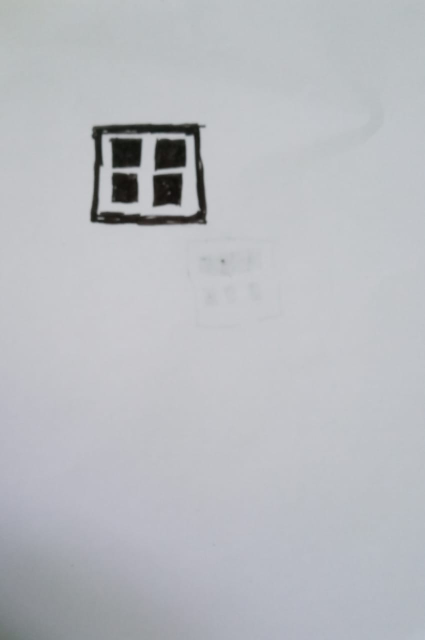
#> input picture arugumet reality/koi.jpeg, 850 x 1280 px (shown at 1/2 size)
$ python SnapchatFilter.py
#> lines starting #> are read from the running program, lines starting #| are printed output that depends on the picture
import cv2, numpy as np, glob
import os

img1 = cv2.imread('koi.jpeg')  # This is the image identified for overlaying
#> img1 is the input picture: shape (1280, 850, 3); mean B, G, R 192, 187.3, 185
win_name = 'Camera Matching'
MIN_MATCH = 10
images = glob.glob('*.JPG')  # all the jpg images in the folder could be displayed
currentImage = 0  # the first image is selected
replaceImg = cv2.imread(images[currentImage])
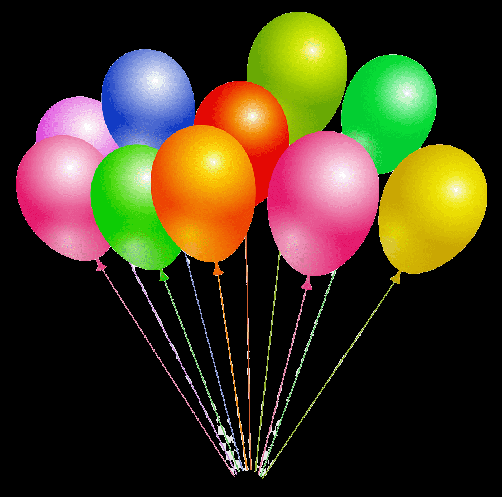
#> input picture arugumet reality/baloon.jpg, 502 x 497 px
#> replaceImg is the input picture: shape (497, 502, 3); mean B, G, R 31.2, 55.3, 64.1
rows, cols, ch = replaceImg.shape
#> rows = 497; cols = 502; ch = 3
pts1 = np.float32([[0, 0], [0, rows], [(cols), (rows)], [cols, 0]])
#> pts1 = [[0, 0], [0, 497], [502, 497], [502, 0]]
zoomLevel = 0  # when zoomLevel is positive it zooms in, when its negative it zooms out
processing = True  # boolean variable using for disabling the image processing
maskThreshold = 10
# Detector used runs ORB (Oriented FAST and Rotated BRIEF)
detector = cv2.ORB_create(1000)
# Flann for approximating the nearest neighbour
FLANN_INDEX_LSH = 6
index_params = dict(algorithm=FLANN_INDEX_LSH,
                    table_number=6,
                    key_size=12,
                    multi_probe_level=1)
search_params = dict(checks=32)
matcher = cv2.FlannBasedMatcher(index_params, search_params)

# Start of video capture and setting the frame size
cap = cv2.VideoCapture(0)
cap.set(cv2.CAP_PROP_FRAME_WIDTH, 1920)
cap.set(cv2.CAP_PROP_FRAME_HEIGHT, 1080)

while cap.isOpened():
    ret, frame = cap.read()
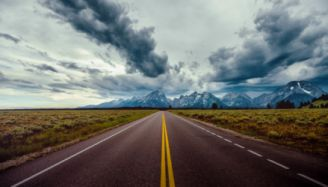
#> input picture arugumet reality/moon.jpg, 328 x 187 px, given in place of the camera
#> frame is the input picture: shape (187, 328, 3); mean B, G, R 110, 112.8, 110.7
    if img1 is None:
        res = frame
    else:
        img2 = frame
        gray1 = cv2.cvtColor(img1, cv2.COLOR_BGR2GRAY)
        gray2 = cv2.cvtColor(img2, cv2.COLOR_BGR2GRAY)
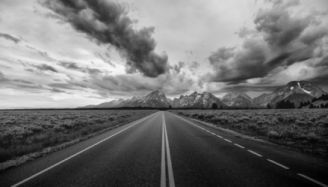
#> gray2: shape (187, 328); min 0, max 249, mean 111.8
        kp1, desc1 = detector.detectAndCompute(gray1, None)
#> kp1 = 421 keypoints; strongest (x, y, size): (351, 405, 111.1), (362, 279, 111.1), (312, 333, 111.1), (185, 439, 92.6)
        kp2, desc2 = detector.detectAndCompute(gray2, None)
#> kp2 = 711 keypoints; strongest (x, y, size): (291, 88, 31), (295, 84, 31), (295, 82, 31), (198, 96, 31)
        matches = matcher.knnMatch(desc1, desc2, 2)
#> matches = 421 matches
        ratio = 0.75
        good_matches = [m[0] for m in matches \
                        if len(m) == 2 and m[0].distance < m[1].distance * ratio]
#> good_matches = 4 matches
        matchesMask = np.zeros(len(good_matches)).tolist()
#> matchesMask = [0, 0, 0, 0]
        if len(good_matches) > MIN_MATCH:
            src_pts = np.float32([kp1[m.queryIdx].pt for m in good_matches])
            dst_pts = np.float32([kp2[m.trainIdx].pt for m in good_matches])
            mtrx, mask = cv2.findHomography(src_pts, dst_pts, cv2.RANSAC, 5.0)
            # mask = cv2.erode(mask, (3, 3))
            # mask = cv2.dilate(mask, (3, 3))
            if mask.sum() > MIN_MATCH:
                matchesMask = mask.ravel().tolist()
                h, w, = img1.shape[:2]
                pts = np.float32([[[0, 0]], [[0, h - 1]], [[w - 1, h - 1]], [[w - 1, 0]]])
                dst = cv2.perspectiveTransform(pts, mtrx)
                dst = cv2.getPerspectiveTransform(pts1, dst)
                rows, cols, ch = frame.shape
                distance = cv2.warpPerspective(replaceImg, dst, (cols, rows))
                rt, mk = cv2.threshold(cv2.cvtColor(distance, cv2.COLOR_BGR2GRAY), maskThreshold, 1,
                                       cv2.THRESH_BINARY_INV)
                mk = cv2.erode(mk, (3, 3))
                mk = cv2.dilate(mk, (3, 3))

                for c in range(0, 3):
                    frame[:, :, c] = distance[:, :, c] * (1 - mk[:, :]) + frame[:, :, c] * mk[:, :]
        cv2.imshow('img', frame)
        # Wait for the key
        key = cv2.waitKey(1)
#> (key q is pressed here)
        # decide the action based on the key value (quit, zoom, change image)
        if key == ord('q'):  # quit
            print('Quit')
            break
        if key == ord('i'):  # + zoom in
            zoomLevel = zoomLevel + 0.05
            rows, cols, ch = replaceImg.shape
            A = [-zoomLevel * cols, -zoomLevel * rows]
            B = [-zoomLevel * cols, zoomLevel * rows]
            C = [zoomLevel * cols, zoomLevel * rows]
            D = [zoomLevel * cols, -zoomLevel * rows]
            pts1 = np.float32([[0, 0], [0, rows], [(cols), (rows)], [cols, 0]])
            pts1 = pts1 + np.float32([A, B, C, D])
            print('Zoom in')

        if key == ord('o'):  # - zoom out
            zoomLevel = zoomLevel - 0.05
            rows, cols, ch = replaceImg.shape
            pts1 = np.float32([[0, 0], [0, rows], [(cols), (rows)], [cols, 0]])
            pts1 = pts1 + np.float32([[-zoomLevel * cols, -zoomLevel * rows],
                                      [-zoomLevel * cols, zoomLevel * rows],
                                      [zoomLevel * cols, zoomLevel * rows],
                                      [zoomLevel * cols, -zoomLevel * rows]])
            print('Zoom out')
        if key == ord('n'):  # -> next image
            if currentImage < len(images) - 1:
                currentImage = currentImage + 1
                replaceImg = cv2.imread(images[currentImage])
                rows, cols, ch = replaceImg.shape
                pts1 = np.float32([[0, 0], [0, rows], [(cols), (rows)], [cols, 0]])
                pts1 = pts1 + np.float32([[-zoomLevel * cols, -zoomLevel * rows],
                                          [-zoomLevel * cols, zoomLevel * rows],
                                          [zoomLevel * cols, zoomLevel * rows],
                                          [zoomLevel * cols, -zoomLevel * rows]])
                print('Next image')
            else:
                print('No more images on the right')
        if key == ord('m'):  # <- previous image
            if currentImage > 0:
                currentImage = currentImage - 1
                replaceImg = cv2.imread(images[currentImage])
                rows, cols, ch = replaceImg.shape
                pts1 = np.float32([[0, 0], [0, rows], [(cols), (rows)], [cols, 0]])
                pts1 = pts1 + np.float32([[-zoomLevel * cols, -zoomLevel * rows],
                                          [-zoomLevel * cols, zoomLevel * rows],
                                          [zoomLevel * cols, zoomLevel * rows],
                                          [zoomLevel * cols, -zoomLevel * rows]])
                print('Previous image')
            else:
                print('No more images on the left')
        else:
            print("We are doomed")
cap.release()
cv2.destroyAllWindows()
